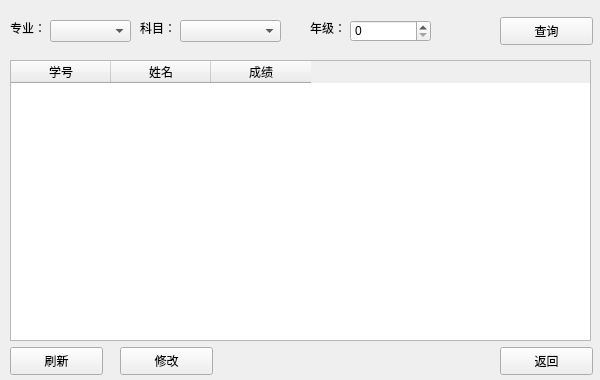
<?xml version="1.0" encoding="UTF-8"?>
<ui version="4.0">
 <class>grade</class>
 <widget class="QWidget" name="grade">
  <property name="geometry">
   <rect>
    <x>0</x>
    <y>0</y>
    <width>600</width>
    <height>380</height>
   </rect>
  </property>
  <property name="windowTitle">
   <string>Form</string>
  </property>
  <widget class="QTableWidget" name="tableWidget">
   <property name="geometry">
    <rect>
     <x>10</x>
     <y>60</y>
     <width>581</width>
     <height>281</height>
    </rect>
   </property>
   <column>
    <property name="text">
     <string>学号</string>
    </property>
   </column>
   <column>
    <property name="text">
     <string>姓名</string>
    </property>
   </column>
   <column>
    <property name="text">
     <string>成绩</string>
    </property>
   </column>
  </widget>
  <widget class="QComboBox" name="comboBox">
   <property name="geometry">
    <rect>
     <x>50</x>
     <y>20</y>
     <width>81</width>
     <height>22</height>
    </rect>
   </property>
  </widget>
  <widget class="QLabel" name="label">
   <property name="geometry">
    <rect>
     <x>10</x>
     <y>20</y>
     <width>51</width>
     <height>16</height>
    </rect>
   </property>
   <property name="text">
    <string>专业：</string>
   </property>
  </widget>
  <widget class="QComboBox" name="comboBox_2">
   <property name="geometry">
    <rect>
     <x>180</x>
     <y>20</y>
     <width>101</width>
     <height>22</height>
    </rect>
   </property>
  </widget>
  <widget class="QLabel" name="label_2">
   <property name="geometry">
    <rect>
     <x>140</x>
     <y>20</y>
     <width>51</width>
     <height>16</height>
    </rect>
   </property>
   <property name="text">
    <string>科目：</string>
   </property>
  </widget>
  <widget class="QPushButton" name="pushButton">
   <property name="geometry">
    <rect>
     <x>500</x>
     <y>17</y>
     <width>93</width>
     <height>28</height>
    </rect>
   </property>
   <property name="text">
    <string>查询</string>
   </property>
  </widget>
  <widget class="QPushButton" name="pushButton_2">
   <property name="geometry">
    <rect>
     <x>10</x>
     <y>347</y>
     <width>93</width>
     <height>28</height>
    </rect>
   </property>
   <property name="text">
    <string>刷新</string>
   </property>
  </widget>
  <widget class="QPushButton" name="pushButton_3">
   <property name="geometry">
    <rect>
     <x>120</x>
     <y>347</y>
     <width>93</width>
     <height>28</height>
    </rect>
   </property>
   <property name="text">
    <string>修改</string>
   </property>
  </widget>
  <widget class="QPushButton" name="pushButton_4">
   <property name="geometry">
    <rect>
     <x>500</x>
     <y>347</y>
     <width>93</width>
     <height>28</height>
    </rect>
   </property>
   <property name="text">
    <string>返回</string>
   </property>
  </widget>
  <widget class="QSpinBox" name="spinBox">
   <property name="geometry">
    <rect>
     <x>350</x>
     <y>20</y>
     <width>81</width>
     <height>22</height>
    </rect>
   </property>
  </widget>
  <widget class="QLabel" name="label_3">
   <property name="geometry">
    <rect>
     <x>310</x>
     <y>20</y>
     <width>51</width>
     <height>16</height>
    </rect>
   </property>
   <property name="text">
    <string>年级：</string>
   </property>
  </widget>
 </widget>
 <resources/>
 <connections/>
</ui>
